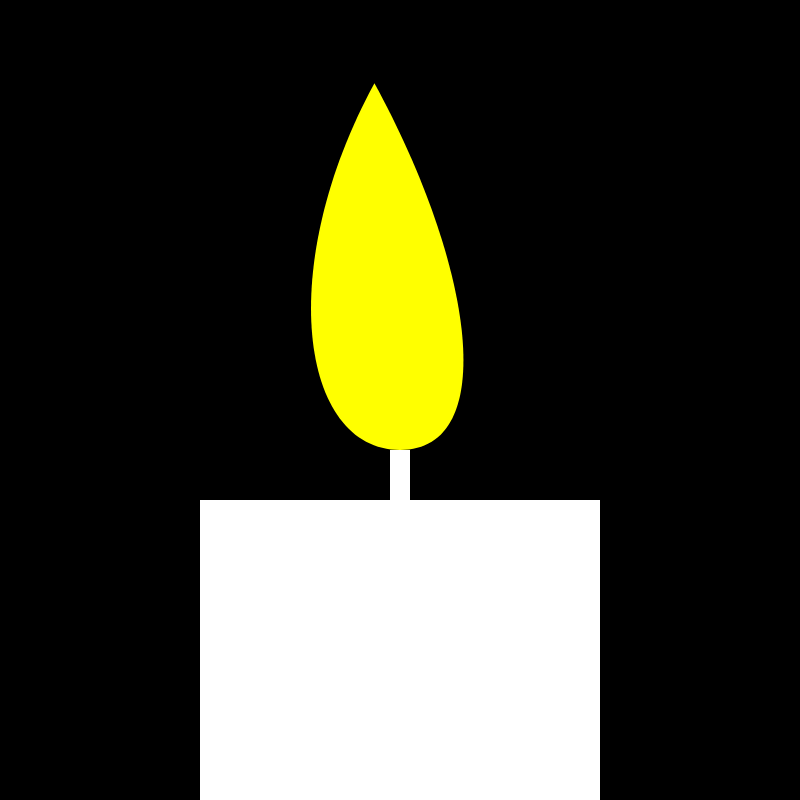
Frame 1 (no input)
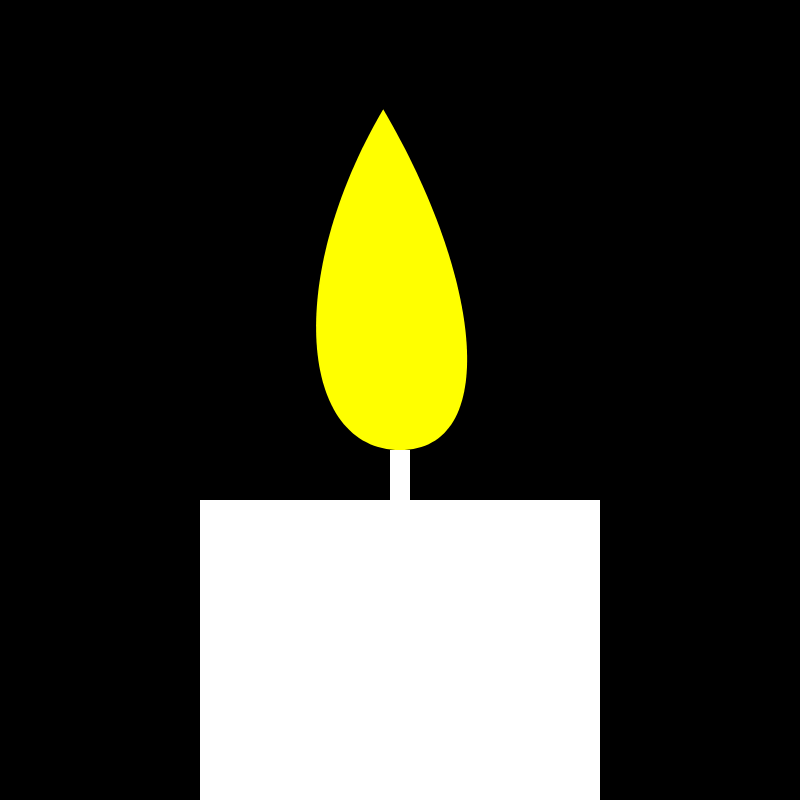
Frame 60 (no input)
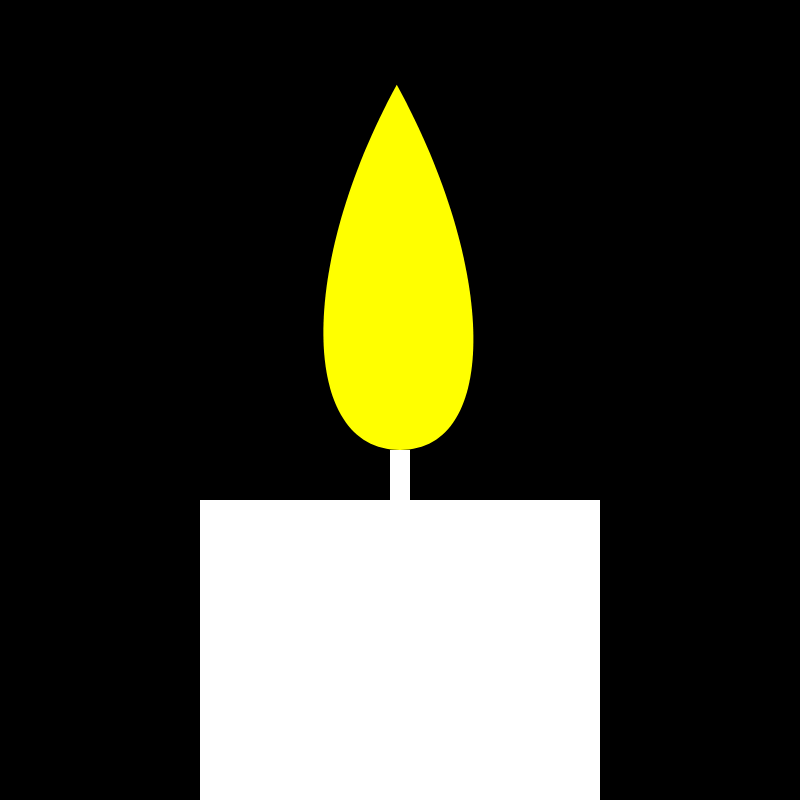
Frame 120 (the mouse pressed at the canvas centre since frame 60)

The p5.js sketch that drew these frames (run headless with seeded random() and noise() and a simulated clock; from frame 60 on, the mouse is pressed at the canvas centre):

// p5.js sketch
// ── sketch.js
const candleThickness = 400;
const candleHeight = 300;

const wickThickness = 20;
const wickHeight = 50;

function setup() {
  createCanvas(800, 800, document.getElementById('canvas'));
  
}

function draw() {
  background(0);
  noStroke();
  
  fill(255, 255, 255)
  rect((width - candleThickness)/2, height-candleHeight, candleThickness, candleHeight);
  rect((width - wickThickness)/2, height-candleHeight-wickHeight, wickThickness, wickHeight);
  
  const flameHeight = map(noise(millis()/1000), 0, 1, 300, 400);
  const flameX = map(noise(millis()/1000 + 100), 0, 1, 350, 450);
  
  fill(255, 255, 0);
  beginShape();
  vertex(width/2, height-candleHeight-wickHeight);
  bezierVertex(
    width/2 - 100,
    height-candleHeight-wickHeight,
    flameX - 100,
    height-candleHeight-wickHeight - flameHeight/2,
    flameX,
    height-candleHeight-wickHeight - flameHeight
  );
  vertex(flameX, height-candleHeight-wickHeight - flameHeight);
  bezierVertex(
    flameX + 100,
    height-candleHeight-wickHeight - flameHeight/2,
    width/2 + 100,
    height-candleHeight-wickHeight,
    width/2,
    height-candleHeight-wickHeight
  );
  endShape();
}
